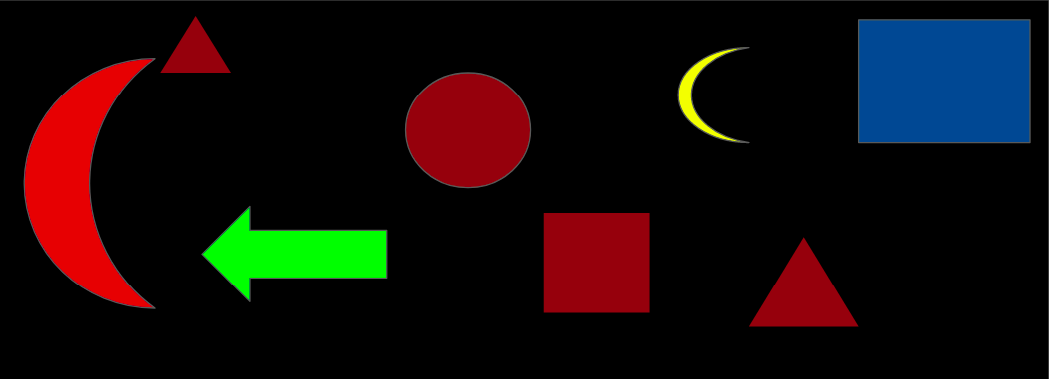
#> input picture spy/src/images/image1.png, 1049 x 379 px, found by its file name
$ python decoder.py
#> lines starting #> are read from the running program, lines starting #| are printed output that depends on the picture; after the words box and inside, x2 and y2 are one past the last pixel; in counts of white or black regions, pixels touching at a corner belong together
#> further down, img is the input picture: shape (379, 1049, 3); mean B, G, R 9.5, 10.7, 20.2
import cv2
import numpy as np

def empty(img):
    pass
cv2.namedWindow("TrackBar")
cv2.resizeWindow("TrackBar",600,300)
cv2.createTrackbar("hue_min","TrackBar",0,179,empty)
cv2.createTrackbar("hue_max","TrackBar",179,179,empty)
cv2.createTrackbar("sat_min","TrackBar",0,255,empty)
cv2.createTrackbar("sat_max","TrackBar",255,255,empty)
cv2.createTrackbar("val_min","TrackBar",0,255,empty)
cv2.createTrackbar("val_max","TrackBar",255,255,empty)


def find_color_range(image) :
    hav=cv2.cvtColor(image, cv2.COLOR_BGR2HSV)
    # _, hav = cv2.threshold(gray, 127, 255, cv2.THRESH_BINARY)
    cv2.imshow('image',hav)
    hue_min=cv2.getTrackbarPos("hue_min","TrackBar")
    hue_max=cv2.getTrackbarPos("hue_max","TrackBar")
    sat_min=cv2.getTrackbarPos("sat_min","TrackBar")
    sat_max=cv2.getTrackbarPos("sat_max","TrackBar")
    val_min=cv2.getTrackbarPos("val_min","TrackBar")
    val_max=cv2.getTrackbarPos("sat_max","TrackBar")
    # mask_red=cv2.inRange(hav,np.array([0,50,20]),np.array([5,255,255])) //red
    lower=np.array([hue_min,sat_min,val_min])
    upper=np.array([hue_max,sat_max,val_max])
    mask_red=cv2.inRange(hav,lower,upper)

    cv2.imshow('red_mask',mask_red)
    # print(lower,upper)
    k = cv2.waitKey(1)
    kernel = np.ones((5, 5), np.uint8)
    mask = cv2.dilate(mask_red, kernel, iterations=1)
    contours, hierarchy = cv2.findContours(
            mask, cv2.RETR_TREE, cv2.CHAIN_APPROX_SIMPLE)
    for c in contours:
        M = cv2.moments(c)
        if M["m00"]>500:
            print(len(get_borders(c)))
    if k==32:
        string = input("Enter the color: ")
        print(lower,upper)
        val[string]=[[hue_min,sat_min,val_min],[hue_max,sat_max,val_max]]
    elif k==27:
        print(val)
        cv2.destroyAllWindows()
        exit()


val={
    'GreenArrow': [[ 53, 177,  155],[ 74, 255, 255]],
    'YellowChand': [[ 27, 176,  70], [ 41, 255, 255]],
    'BlueChand': [[88, 41, 178], [137, 255, 255]],
    'RedArrow&Moon': [[0, 194, 150], [0, 255, 255]],
    'RedSquare': [[132, 168, 115], [179, 255, 187]],
    'GreenChand': [[44, 95, 131], [71, 186, 255]],
    'BlueSquare': [[70, 203, 134], [140, 255, 255]],
    'SpecialRed': [[0, 220, 60], [75, 255, 150]]
}
st = {
    "RA":"0",
    "LA":"1",
    "TA":"2",
    "DA":"3",
    "GC":"4",
    "YC":"5",
    "RS":"6",
    "BC":"7",
    "RC":"8",
    "BS":"9",
    "ST":".",
    "SS":"-",
    "SC":",",
}
def get_borders(contour):
    """
    Returns the borders of a given contour.
    """
    approx = cv2.approxPolyDP(
        contour, 0.03 * cv2.arcLength(contour, True), True)
    return approx

def find_tip(points,i):
    arr=[]
    avoid=[]
    for p in points:
        val = True
        for a in arr:
            if abs(p[0][i]-a)<20:
                val = False
                avoid.append(a)
                break
        if val:
            arr.append(p[0][i])
    for a in arr:
        if(a not in avoid):
            return a

def decode(img):
    """
    Decodes a given image.
    """
    to_sort=[]
    hav=cv2.cvtColor(img, cv2.COLOR_BGR2HSV)
#> hav: shape (379, 1049, 3); mean H, S, V 20.2, 47, 33.4
    for k in val.keys():
        # hav = cv2.blur(hav, [9,9])
        lower = np.array(val[k][0])
        upper = np.array(val[k][1])
        mask = cv2.inRange(hav, lower, upper)
        kernel = np.ones((5, 5), np.uint8)
        mask = cv2.dilate(mask, kernel, iterations=1)
        # [4 lines of commented-out code are left out]
        contours, hierarchy = cv2.findContours(
            mask, cv2.RETR_TREE, cv2.CHAIN_APPROX_SIMPLE)
        for cnt in contours:
            M = cv2.moments(cnt)
            extTop = tuple(cnt[cnt[:, :, 1].argmin()][0])
            extLeft = tuple(cnt[cnt[:, :, 0].argmin()][0])
            extRight = tuple(cnt[cnt[:, :, 0].argmax()][0])
            extBottom = tuple(cnt[cnt[:, :, 1].argmax()][0])
            if M["m00"]>500:
                x = int(M["m10"] / M["m00"])
                y = int(M["m01"] / M["m00"])
                approx = get_borders(cnt)
                print(k," **********")
                print("Coords: ",[x,y])
                print("Borders: ",len(approx))
                if k=="GreenArrow":
                    if(x<find_tip(approx,0)):
                        to_sort.append([x,"RA"])
                    else:
                        to_sort.append([x,"LA"])
                if ("RedArrow" in k):
                    if (len(approx)==7):
                        if(y<find_tip(approx,1)):
                            to_sort.append([x,"DA"])
                        else:
                            to_sort.append([x,"TA"])
                    else: to_sort.append([x,"RC"])
                if k=="SpecialRed":
                    if(len(approx)==3):
                        to_sort.append([x,"ST"])
                    elif(len(approx)==4):
                        to_sort.append([x,"SS"])
                    else:
                        to_sort.append([x,"SC"])
                if k == "GreenChand": to_sort.append([x,"GC"])
                if k == "YellowChand": to_sort.append([x,"YC"])
                if k == "BlueChand": to_sort.append([x,"BC"])
                if k == "RedSquare": to_sort.append([x,"RS"])
                if k == "BlueSquare": to_sort.append([x,"BS"])
#> this loop made 8 passes
#> pass 1, in decode, `mask = cv2.inRange(hav, lower, upper)`:
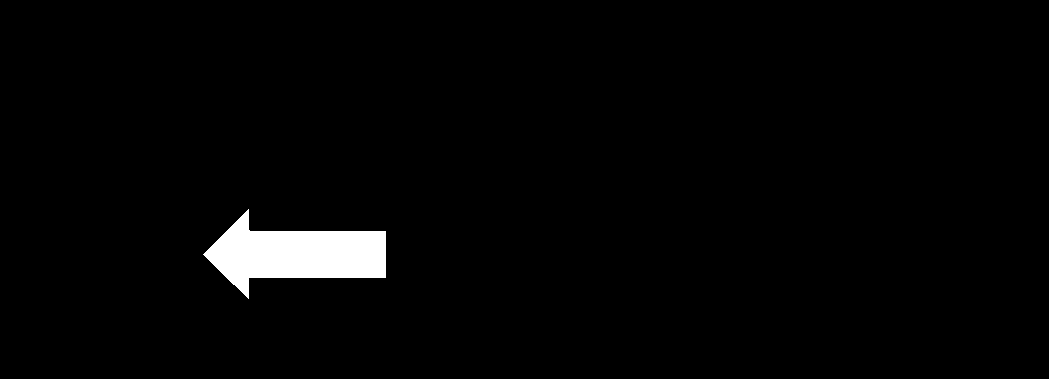
#> mask: shape (379, 1049); 2.1% white; 1 white region, box (x1, y1, x2, y2) and area: (203, 209, 386, 299) 8541
#> pass 1, in decode, `mask = cv2.dilate(mask, kernel, iterations=1)`:
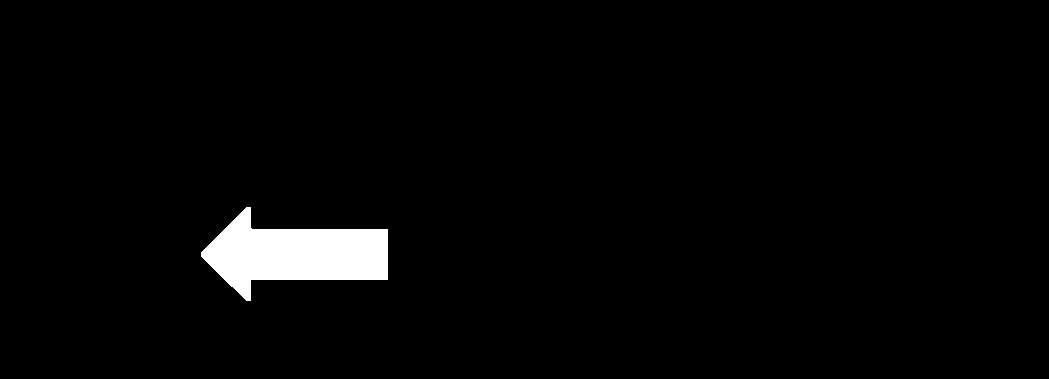
#> mask: shape (379, 1049); 2.4% white; 1 white region, box (x1, y1, x2, y2) and area: (201, 207, 388, 301) 9649
#> pass 2, in decode, `mask = cv2.inRange(hav, lower, upper)`:
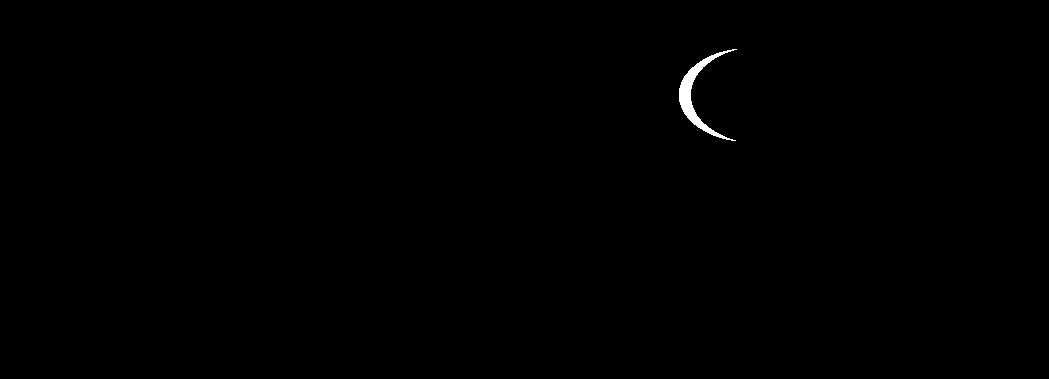
#> mask: shape (379, 1049); 0.26% white; 1 white region, box (x1, y1, x2, y2) and area: (679, 49, 737, 141) 1015
#> pass 2, in decode, `mask = cv2.dilate(mask, kernel, iterations=1)`:
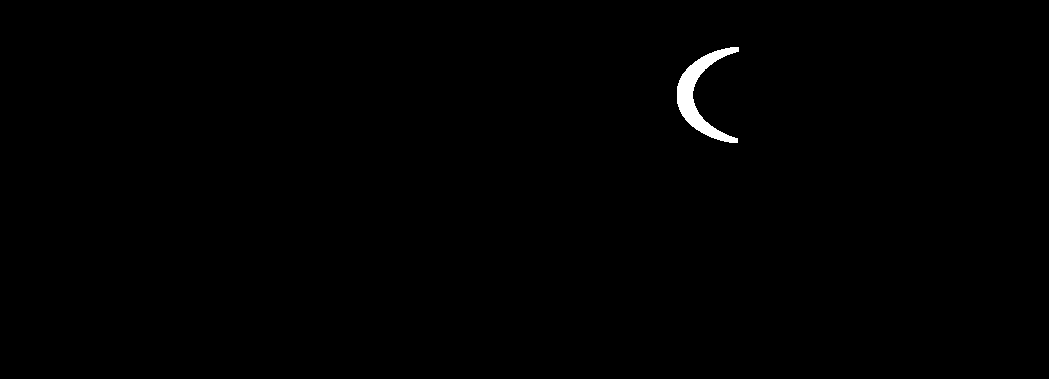
#> mask: shape (379, 1049); 0.46% white; 1 white region, box (x1, y1, x2, y2) and area: (677, 47, 739, 143) 1811
#> after the loop:
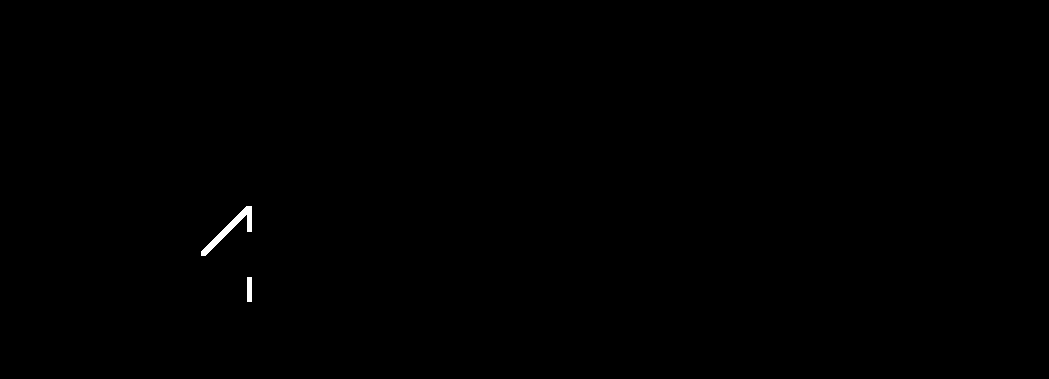
#> mask: shape (379, 1049); 0.17% white; 2 white regions, box (x1, y1, x2, y2) and area: (201, 206, 252, 256) 534, (247, 277, 252, 302) 125
#> after the loop, to_sort = [[295, 'LA'], [699, 'YC'], [76, 'RC'], [803, 'RS'], [596, 'RS'], [467, 'RS'], [195, 'RS'], [944, 'BS']]
    to_sort.sort()
    print(to_sort)
#| [[76, 'RC'], [195, 'RS'], [295, 'LA'], [467, 'RS'], [596, 'RS'], [699, 'YC'], [803, 'RS'], [944, 'BS']]
    ans=""
    for k in to_sort:
        ans+=st[k[1]]
#> this loop made 8 passes
#> (k, ans) on passes 1 to 8: ([76, 'RC'], '8'), ([195, 'RS'], '86'), ([295, 'LA'], '861'), ([467, 'RS'], '8616'), ([596, 'RS'], '86166'), ([699, 'YC'], '861665'), ([803, 'RS'], '8616656'), ([944, 'BS'], '86166569')
    return ans


# while True:
#     img=cv2.imread('image/final.png')
#     find_color_range(img)

img=cv2.imread('/home/aryaman/Labyrinth_Espionage/spy/src/images/image1.png')
ans=decode(img)
#> ans = '86166569'
print(ans)
#| 86166569
# [4 lines of commented-out code are left out]

$ run again, with spy/src/images/image2.png copied over spy/src/images/image1.png
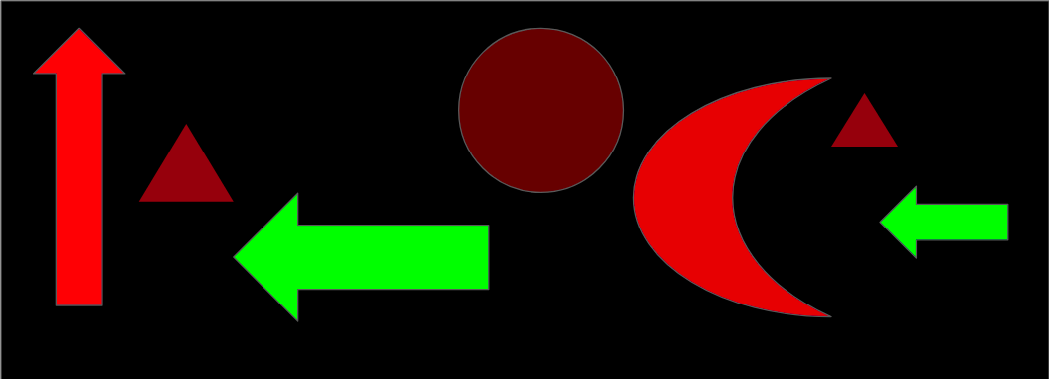
#> input picture spy/src/images/image2.png, 1049 x 379 px, found by its file name
#> img is the input picture: shape (379, 1049, 3); mean B, G, R 2, 14.5, 28.5
#> hav: shape (379, 1049, 3); mean H, S, V 6.4, 51.1, 41.6
#> the loop in decode, `for k in val.keys():` made 8 passes
#> contours on pass 7: [[[914, 237], [914, 241], [918, 241], [918, 237]]]
#> pass 1, in decode, `mask = cv2.dilate(mask, kernel, iterations=1)`:
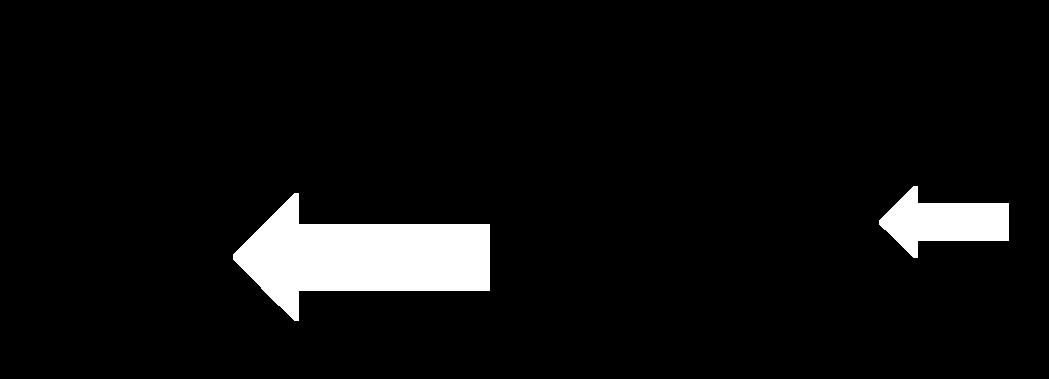
#> mask: shape (379, 1049); 5.7% white; 2 white regions, box (x1, y1, x2, y2) and area: (233, 193, 490, 321) 17481, (879, 186, 1009, 258) 5082
#> after the loop in decode, `for k in val.keys():`:
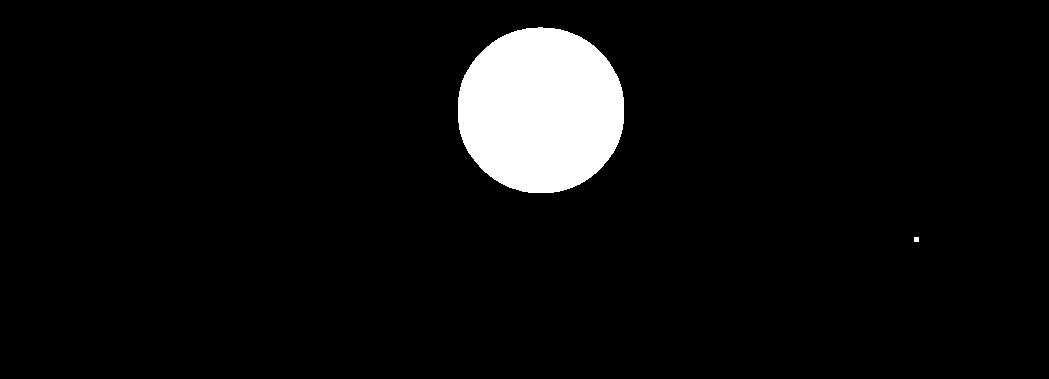
#> mask: shape (379, 1049); 5.5% white; 2 white regions, box (x1, y1, x2, y2) and area: (458, 27, 624, 193) 21883, (914, 237, 919, 242) 25
#> after the loop in decode, `for k in val.keys():`: to_sort = [[362, 'LA'], [943, 'LA'], [712, 'RC'], [78, 'RC'], [185, 'RS'], [864, 'RS'], [727, 'RS'], [101, 'RS'], [540, 'SC']]
#| [[78, 'RC'], [101, 'RS'], [185, 'RS'], [362, 'LA'], [540, 'SC'], [712, 'RC'], [727, 'RS'], [864, 'RS'], [943, 'LA']]
#> the loop in decode, `for k in to_sort:` made 9 passes
#> (k, ans) on passes 1 to 8: ([78, 'RC'], '8'), ([101, 'RS'], '86'), ([185, 'RS'], '866'), ([362, 'LA'], '8661'), ([540, 'SC'], '8661,'), ([712, 'RC'], '8661,8'), ([727, 'RS'], '8661,86'), ([864, 'RS'], '8661,866')
#> `ans=decode(img)`: ans = '8661,8661'
#| 8661,8661
